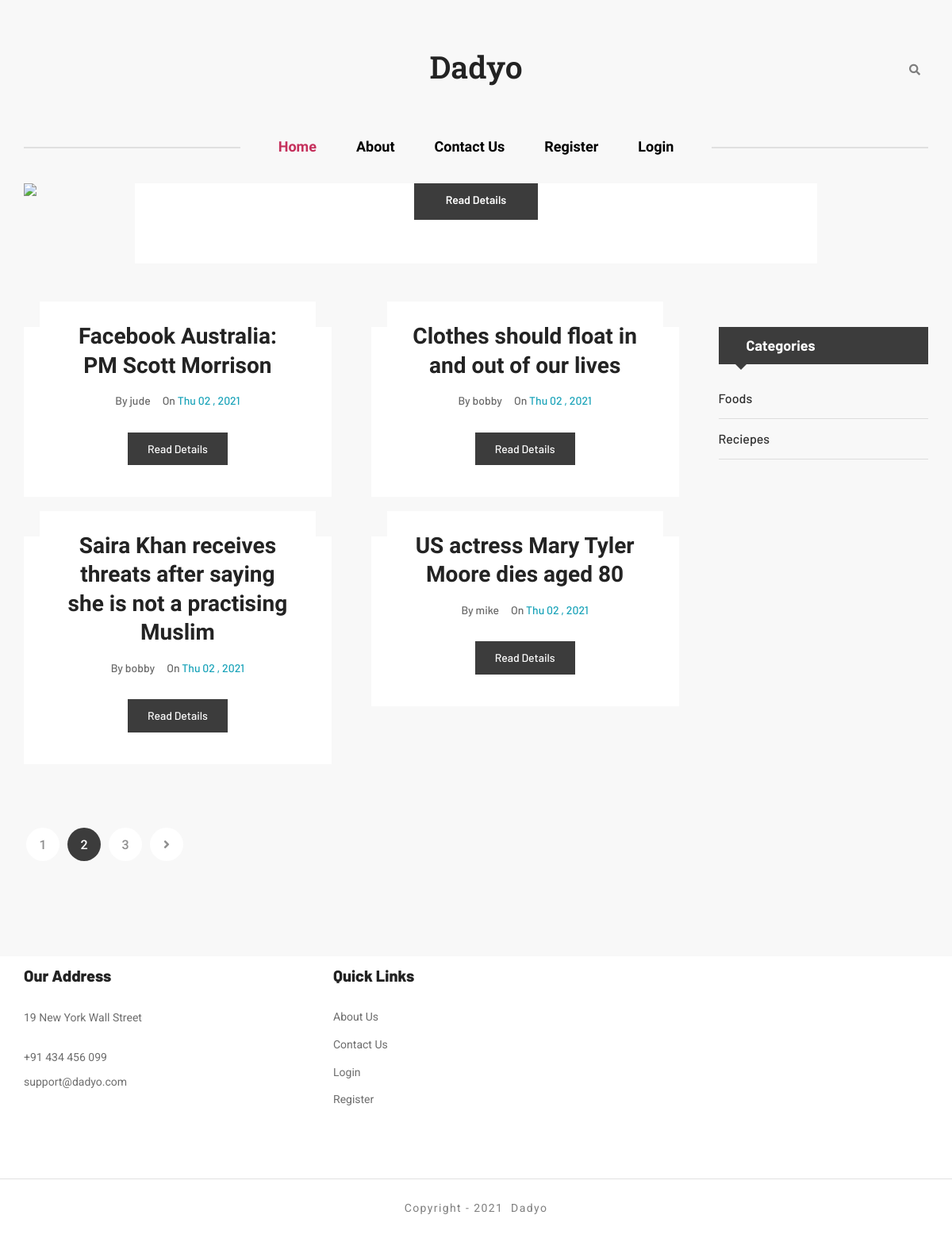
The page / on the database its author committed.
### tables this page shows
CREATE TABLE `article` (
  `id` int(11) NOT NULL,
  `title` varchar(200) NOT NULL,
  `content` text NOT NULL,
  `category_id` int(11) NOT NULL DEFAULT 0,
  `image` varchar(200) NOT NULL,
  `likes` int(11) NOT NULL DEFAULT 0,
  `views` int(11) NOT NULL DEFAULT 0,
  `user_id` int(11) NOT NULL,
  `published_status` int(11) NOT NULL DEFAULT 1,
  `created_at` timestamp NOT NULL DEFAULT current_timestamp(),
  `updated_at` timestamp NOT NULL DEFAULT current_timestamp()
);

CREATE TABLE `users` (
  `id` int(11) NOT NULL,
  `email` varchar(200) NOT NULL,
  `firstname` varchar(200) NOT NULL,
  `bio` text DEFAULT NULL,
  `lastname` varchar(200) NOT NULL,
  `image` varchar(200) NOT NULL,
  `password` varchar(200) NOT NULL,
  `created_at` timestamp NOT NULL DEFAULT current_timestamp(),
  `updated_at` timestamp NOT NULL DEFAULT current_timestamp(),
  `status` int(11) NOT NULL DEFAULT 0
);

CREATE TABLE `category` (
  `id` int(11) NOT NULL,
  `name` varchar(200) NOT NULL,
  `created_at` timestamp NOT NULL DEFAULT current_timestamp()
);

### controllers/functions.php (called while the page is built, shortened)
<?php
function selectSingleData($tableName,$colums = "*",$where = ""){
  global $conn;
  $where = !empty($where) ? " WHERE ".$where : $where;
  $sql = "SELECT $colums FROM $tableName $where";
  $result = $conn->query($sql);
  if($result->num_rows > 0){
    $data = $result->fetch_assoc();
    return $data;
  }else{
    return [];
  }
}
function selectMultipleData($tableName,$colums = "*", $where = ""){
  global $conn;
  $where = !empty($where) ? " WHERE ".$where : $where;
  $sql = "SELECT $colums FROM $tableName $where";
  $result = $conn->query($sql);
  if($result->num_rows > 0){
    $data = [];
    while($row = $result->fetch_assoc()){
      $data[] = (object) $row;
    }
    return $data;
  }else{
    return [];
  }
}

### index.php (the view, shortened to what this page needs)
<?php
  require_once "DB.php";
  require_once "controllers/functions.php";
	$posts = selectMultipleData("article","*","");
	$trending = selectMultipleData("article","*","`views`>'10'");
	$categories = selectMultipleData("category","*");
	$active = "home";
?>
<!DOCTYPE html>
<html lang="en">
<head>
	  <?php require_once "includes/css.php"; ?>
</head>
<body class="bg-white-smoke">
	<div class="site-content">
	  <?php require_once "includes/header.php"; ?>
		<div class="frontpage-slider-posts">
			<div class="container-medium">
				<div class="row">
					<div class="col-12">
						<div class="owl-carousel frontpage-slider-one style-one carousel-rectangle carousel-nav-center">
							<?php  if(!empty($trending)){ ?>
							<?php foreach ($trending as $key => $post) { ?>
							<article class="post hentry post-slider-one text-center">
								<div class="entry-thumb">
									<figure class="thumb-wrap">
										<a href="single-post.php?id=<?=$post->id?>">
										</a>
									</figure>
								</div>
								<div class="content-entry-wrap">
									<div class="entry-content">
										<div class="read-more-wrap">
											<a class="read-more" href="single-post.php?id=<?=$post->id?>">Read Details</a>
										</div>
									</div>
								</div>
							</article>
							<?php }  ?>
							<?php } ?>
						</div>
					</div>
				</div>
			</div>
		</div>
		<div class="features-block style-one">
		</div>
		<div class="main-wrapper pd-b-120">
			<div class="container">
				<div class="row justify-content-between gutters-50">
					<div class="col-lg-9 main-wrapper-content">
						<main class="site-main style-one">
							<div class="row gutters-50">
								<?php if(!empty($posts)){ ?>
								<?php foreach ($posts as $key => $post) {
								  $author = selectSingleData("users","`firstname`","`id`={$post->user_id}");
								?>
								<div class="col-lg-6 col-md-6">
									<article class="post hentry post-grid text-center style-one">
										<div class="entry-thumb">
											<figure class="thumb-wrap">
												<a href="single-post.php?id=<?=$post->id?>">
												</a>
											</figure>
										</div>
										<div class="content-entry-wrap">
											<h3 class="entry-title">
												<a href="single-post.php?id=<?=$post->id?>"><?=$post->title?></a>
											</h3>
											<div class="entry-meta-content">
												<div class="entry-author">
													By <a href="#"><?=$author["firstname"]?></a>
												</div>
												<div class="entry-date">
													On <span class="text-info"><?=date(" D m , Y",strtotime($post->created_at))?></span>
												</div>
											</div>
											<div class="read-more-wrap">
												<a class="read-more" href="single-post.php?id=<?=$post->id?>">Read Details</a>
											</div>
										</div>
									</article>
								</div>
								<?php } ?>
								<?php } ?>
							</div>
						</main>
						<nav class="navigation paging-navigation pd-t-30">
							<ul class="nav-links">
								<li><a href="#">1</a></li>
								<li class="active"><a href="#" class="page-numbers">2</a></li>
								<li><a href="#" class="page-numbers">3</a></li>
								<li class="nav-next">
									<a href="#"><i class="fas fa-angle-right"></i></a>
								</li>
							</ul>
						</nav>
					</div>
          <?php  require_once "includes/sidebar.php"; ?>
				</div>
			</div>
		</div>
      <?php require_once "includes/footer.php"; ?>
	</div>
</body>
</html>

### includes/css.php (shortened to what this page needs)
<link rel="stylesheet" href="assets/css/bootstrap.min.css" />
<link rel="stylesheet" href="assets/css/magnific-popup.css" />
<link rel="stylesheet" href="assets/css/owl.carousel.min.css" />
<link rel="stylesheet" href="assets/css/simple-scrollbar.css" />
<link rel="stylesheet" href="assets/css/fontawesome.all.min.css" />
<link rel="stylesheet" href="assets/css/style.css" />

### includes/header.php (shortened to what this page needs)
<header class="site-header default-header-style intro-element">
			<div class="header-top-area">
				<div class="container">
					<div class="row align-items-center">
						<div class="col-4">
							<div class="site-branding text-center">
							<h1>								<a href="<?=APP_PATH?>">
								   <?=APP_NAME?>
								</a></h1>
							</div>
						</div>
						<div class="col-4">
							<div class="header-right-area">
								<div class="search-wrap">
									<div class="search-btn">
										<i class="fas fa-search"></i>
									</div>
								</div>
							</div>
						</div>
					</div>
				</div>
			</div>
			<div class="navigation-area">
				<div class="container">
					<div class="row">
						<div class="col-12">
							<div class="site-navigation">
								<nav class="navigation">
									<div class="menu-wrapper">
										<div class="menu-content">
											<ul class="mainmenu">
												<li class="megamenu">
													<a class="<?php if(!empty($active) && $active == "home"){ echo 'active';}?>" href="<?=APP_PATH?>">Home</a>
												</li>
												<li><a class="<?php if(!empty($active) && $active == "about"){ echo 'active';}?>" href="<?=APP_PATH?>about.php">About</a></li>
												<li><a href="mailto:<?=APP_EMAIL?>">Contact Us</a></li>
												<?php if(empty($_SESSION["customer_id"])){ ?>
												<li><a href="<?=DASHBOARD_PATH?>auth/register.php">Register</a></li>
												<li><a href="<?=DASHBOARD_PATH?>auth/login.php">Login</a></li>
												<?php }else{ ?>
												<li><a href="<?=DASHBOARD_PATH?>">Dashboard</a></li>
												<?php  } ?>
											</ul>
										</div>
									</div>
								</nav>
							</div>
						</div>
					</div>
				</div>
			</div>
		</header>

### includes/sidebar.php
<div class="col-lg-3">
						<div class="sidebar-items style-one">
              <?php if(!empty($categories)){ ?>
							<aside class="widget widget_categories">
								<h4 class="widget-title">
									Categories
								</h4>
								<div class="widget-content">
									<ul>
										<?php foreach ($categories as $key => $category) {?>
											<li>
											<a href="<?=APP_PATH?>index.php?cat_id=<?=$category->id?>"><?=ucwords($category->name)?> </a>
										</li>
										<?php } ?>
									</ul>
								</div>
							</aside>
							<?php } ?>
						</div>
					</div>

### includes/footer.php
<footer class="site-footer footer-style-two">
			<div class="footer-widget-area">
				<div class="container">
					<div class="row">
						<div class="col-lg-4 col-md-6">
							<aside class="widget bt-location-widget">
								<h2 class="widget-title">Our Address</h2>
								<div class="widget-content">
									<div class="info-box">
										<p>
											<?=ucwords(APP_ADDRESS);?>
										</p>
									</div>
									<div class="info-box">
										<p><?=ucwords(APP_PHONE)?></p>
										<p>
											<a href="mailto:<?=APP_EMAIL?>"><?=APP_EMAIL?></a>
										</p>
									</div>
								</div>
							</aside>
						</div>
						<div class="col-lg-2 col-md-6">
							<aside class="widget widget_links">
								<h2 class="widget-title">Quick Links</h2>
								<div class="widget-content">
									<ul>
										<li><a href="#">About Us</a></li>
										<li><a href="#">Contact Us</a></li>
										<li><a href="#">Login</a></li>
										<li><a href="#">Register</a></li>
									</ul>
								</div>
							</aside>
						</div>
					</div>
				</div>
			</div>
			<div class="footer-bottom-area">
				<div class="container">
					<div class="row">
						<div class="col-12">
							<div class="footer-bottom-content">
								<div class="copyright-text text-center">
									<p>
										Copyright - <?=date("Y")?>
										<a href="<?=APP_PATH?>"><?=APP_NAME?></a>
									</p>
								</div>
							</div>
						</div>
					</div>
				</div>
			</div>
		</footer>

### rows shown on the page
article: title "Saira Khan receives threats after saying she is not a practising Muslim", user.firstname "bobby", created_at "Thu 02 , 2021"
article: title "Facebook Australia: PM Scott Morrison", user.firstname "jude", created_at "Thu 02 , 2021"
article: title "Clothes should float in and out of our lives", user.firstname "bobby", created_at "Thu 02 , 2021"
article: title "US actress Mary Tyler Moore dies aged 80", user.firstname "mike", created_at "Thu 02 , 2021"
category: name "Foods"
category: name "Reciepes"

### other values the page prints
APP_NAME "Dadyo"
APP_ADDRESS "19 New York Wall Street"
APP_PHONE "+91 434 456 099"
APP_EMAIL "support@dadyo.com"
